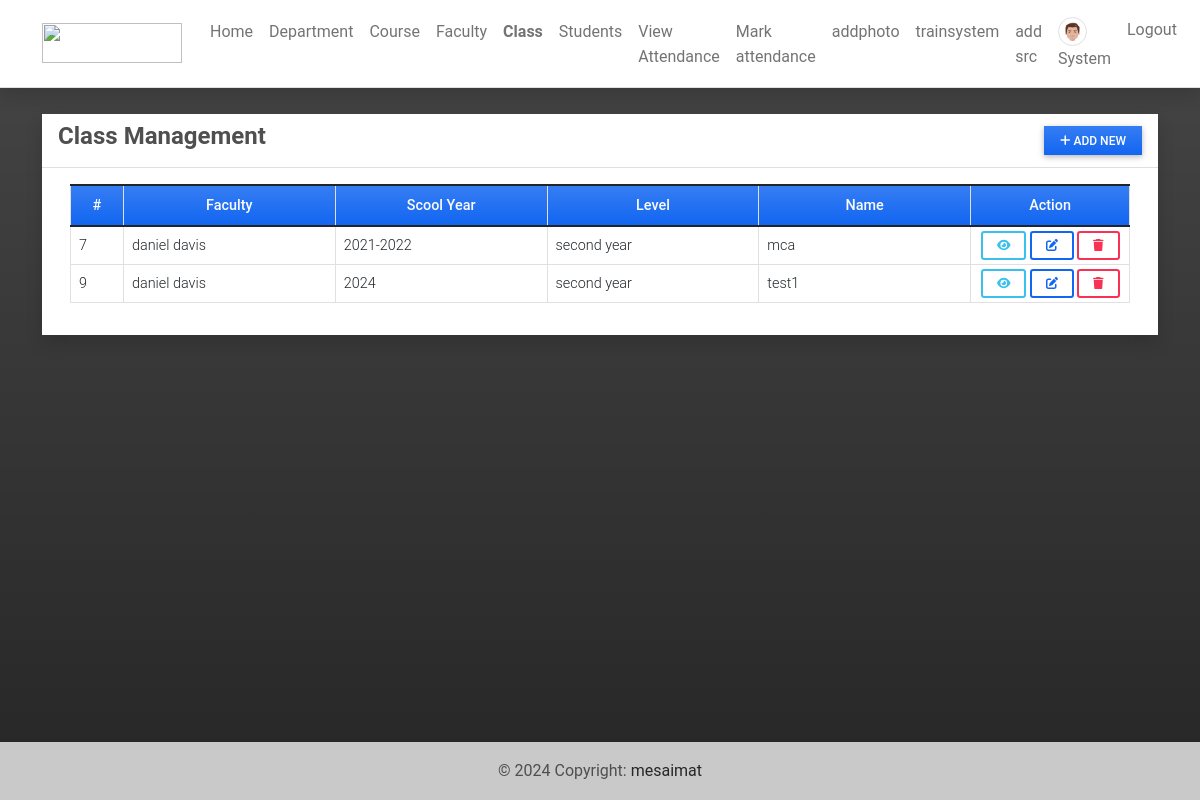
The app's page /class (signed in) with its own data.
### attendance/models.py (models this page shows, shortened)
class UserProfile(models.Model):
    user = models.OneToOneField(User, on_delete=models.CASCADE,related_name='profile')
    contact = models.CharField(max_length=250)
    dob = models.DateField(blank=True, null = True)
    address = models.TextField(blank=True, null = True)
    avatar = models.ImageField(blank=True, null = True, upload_to= 'images/')
    user_type = models.IntegerField(default = 2)
    gender = models.CharField(max_length=100, choices=[('Male','Male'),('Female','Female')], blank=True, null= True)
    department = models.ForeignKey(Department, on_delete=models.CASCADE, blank= True, null = True)

class Class(models.Model):
    assigned_faculty = models.ForeignKey(UserProfile, on_delete=models.CASCADE)
    school_year = models.CharField(max_length=250)
    level = models.CharField(max_length=250)
    name = models.CharField(max_length=250)

### attendance/views.py (the view)
# urls.py: path('class',views.classPage,name='class-page'),
@login_required
def classPage(request):
    if request.user.profile.user_type == 1:
        classes = Class.objects.all()
    else:
        classes = Class.objects.filter(assigned_faculty = request.user.profile).all()
    context['page_title'] = "Class Management"
    context['classes'] = classes
    return render(request, 'class_mgt.html',context)

### attendance/templates/class_mgt.html (shortened to what this page needs)
{% extends 'base.html' %} {% block pageContent %}
<div class="col-lg-12 col-md-12 col-sm-12 col-xs-12">
    <div class="card card-default rounded-0 shadow ">
        <div class="card-header">
            <div class="d-flex w-100 align-items-center justify-content-between">
                <h4 class="card-title fw-bold">Class Management</h4>
                <div class="tools">
                    {% if user.profile.user_type == 1 %}
                    <button type="button" class="btn btn-primary rounded-0 bg-gradient btn-sm" id='add_new'><i class="fa fa-plus"></i> Add New</button>
                    {% endif  %}
                </div>
            </div>
        </div>
        <div class="card-body">
            <div class="container-fluid">
                <table class="table table-bordered" id="class-list">
                    <colgroup>
                        <col width="5%">
                        <col width="20%">
                        <col width="20%">
                        <col width="20%">
                        <col width="20%">
                        <col width="15%">
                    </colgroup>
                    <thead>
                        <tr class="bg-gradient bg-primary bg-opacity-50 text-light">
                            <th class="px-2 py-2 text-center">#</th>
                            <th class="px-2 py-2 text-center">Faculty</th>
                            <th class="px-2 py-2 text-center">Scool Year</th>
                            <th class="px-2 py-2 text-center">Level</th>
                            <th class="px-2 py-2 text-center">Name</th>
                            <th class="px-2 py-2 text-center">Action</th>
                        </tr>
                    </thead>
                    <tbody>
                        {% for class in classes %}
                        <tr>
                            <td class="px-2 py-1 align-middle">{{ class.id }}</td>
                            <td class="px-2 py-1 align-middle">{{ class.assigned_faculty.user.first_name }} {{ class.assigned_faculty.user.last_name }}</td>
                            <td class="px-2 py-1 align-middle">{{ class.school_year }}</td>
                            <td class="px-2 py-1 align-middle">{{ class.level }}</td>
                            <td class="px-2 py-1 align-middle">{{ class.name }}</td>
                            <td class="px-2 py-1 align-middle text-center">
                                <a class="btn btn-outline-info btn-sm" href="{% url 'class-page' class.pk %}" title="View">
                                    <i class="fa fa-eye"></i>
                                </a>
                                {% if user.profile.user_type == 1 %}
                                <a class="btn btn-outline-primary btn-sm edit-data" href="javascript:void(0)" data-id="{{ class.pk }}" title="Edit">
                                    <i class="fa fa-edit"></i>
                                </a>
                                <button class="btn btn-outline-danger btn-sm delete-data" type="button" data-id="{{ class.pk }}" title="Delete">
                                    <i class="fa fa-trash"></i>
                                </button>
                                {% endif  %}
                            </td>
                        </tr>
                        {% endfor %}
                    </tbody>
                </table>
            </div>
        </div>
    </div>
</div>
{% endblock pageContent %}

### attendance/templates/topNavigation.html (shortened to what this page needs)
{% load static %}
<header>
    <nav class="navbar navbar-expand-lg navbar-light bg-white fixed-top shadow border-bottom">
        <div class="container">
            <a class="navbar-brand" target="_blank" href="{% url 'home-page' %}">
                <img src="{{ MEDIA_URL }}/default/ams-logo.png" height="16" alt="" loading="lazy" style="margin-top: -3px;" />
            </a>
            <div class="collapse navbar-collapse" id="navbarExample01">
                {% if user.id %}
                <ul class="navbar-nav me-auto mb-2 mb-lg-0" id="topNav">
                    <li class="nav-item">
                        <a class="nav-link" aria-current="page" href="{% url 'home-page' %}">Home</a>
                    </li>
                    {% if user.profile.user_type == 1 %}
                    <li class="nav-item">
                        <a class="nav-link" aria-current="page" href="{% url 'department-page' %}">Department</a>
                    </li>
                    <li class="nav-item">
                        <a class="nav-link" aria-current="page" href="{% url 'course-page' %}">Course</a>
                    </li>
                    <li class="nav-item">
                        <a class="nav-link" aria-current="page" href="{% url 'faculty-page' %}">Faculty</a>
                    </li>
                    {% endif %}
                    <li class="nav-item">
                        <a class="nav-link" aria-current="page" href="{% url 'class-page' %}">Class</a>
                    </li>
                    <li class="nav-item">
                        <a class="nav-link" aria-current="page" href="{% url 'student-page' %}">Students</a>
                    </li>
                    <li class="nav-item">
                        <a class="nav-link" aria-current="page" href="{% url 'attendance-class' %}">View Attendance</a>
                    </li>
                    <li class="nav-item">
                        <a class="nav-link" aria-current="page" href="{% url 'mark-your-attendance' %}">Mark attendance</a>
                    </li>
                    <li class="nav-item">
                        <a class="nav-link" aria-current="page" href="{% url 'add-photos' %}">addphoto</a>
                    </li>
                    <li class="nav-item">
                        <a class="nav-link" aria-current="page" href="{% url 'train' %}">trainsystem</a>
                    </li>
                    <li class="nav-item">
                        <a class="nav-link" aria-current="page" href="{% url 'add-src' %}">add src</a>
                    </li>
                </ul>
                <ul class="navbar-nav d-flex flex-row">
                    {% if user.id %} {% if user.profile.user_type == 1 %} {% endif %}
                    <li class="nav-item me-3 me-lg-0">
                        <a class="nav-link" href="{% url 'profile' %}">
                            <span class="me-1"><img src="{% if user.profile.avatar %}{{ user.profile.avatar.url }}{% else %}{{ MEDIA_URL }}/default/default-avatar.png{% endif %}" alt="User Avatar" data-url="{% if user.profile.avatar %}{{ user.profile.avatar.url }}{% else %}{{ MEDIA_URL }}/default/default-avatar.png{% endif %}" id="user-avatar" class="img-thumbnail rounded-circle"></span>
                            {{user.first_name}}
                        </a>
                    </li>
                    <li class="nav-item me-3 me-lg-0">
                        <a class="nav-link" href="{% url 'logout' %}">Logout</a>
                    </li>
                    {% else %}
                    <li class="nav-item me-3 me-lg-0">
                        <a class="nav-link" href="{% url 'login' %}">Login</a>
                    </li>
                    {% endif %}
                </ul>
                {% endif %}
            </div>
        </div>
    </nav>
</header>

### static/assets/default/css/style.css (style rules this page uses)
html, body { height: 100%; width: 100%; max-height: 100%; overflow: auto; display: flex; flex-direction: column; }
body>header { flex-shrink: auto; }
#user-avatar { width: 1.8rem; height: 1.8rem; object-fit: scale-down; object-position: center center; }
.navbar-brand>img { width: 7em; height: 2em; }
.nav-item.active a.nav-link { font-weight: bolder !important; }

### records on screen
Class: id "7", assigned_faculty.user.first_name "daniel", assigned_faculty.user.last_name "davis", school_year "2021-2022", level "second year", name "mca"
Class: id "9", assigned_faculty.user.first_name "daniel", assigned_faculty.user.last_name "davis", school_year "2024", level "second year", name "test1"

### other values on screen
{{ user.first_name }} "System"
